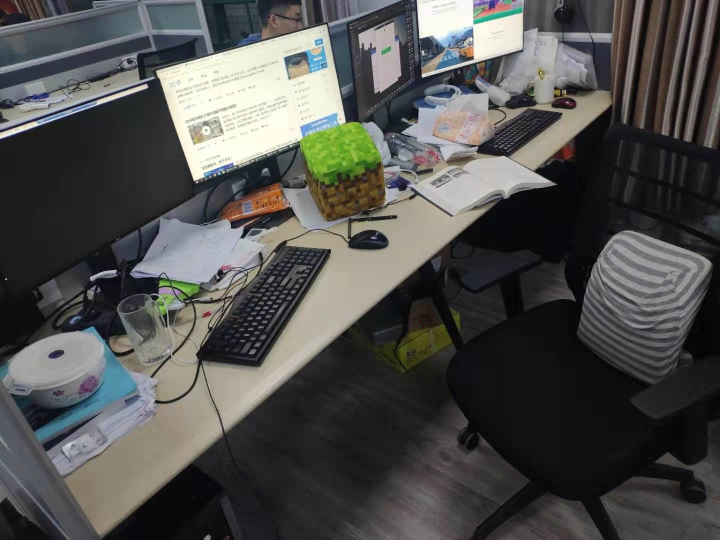
//> input picture image/first.jpg, 1440 x 1080 px (shown at 1/2 size)
$ ./test   (built with g++ and OpenCV 4)
//> lines starting //> are read from the running program, lines starting //| are printed output that depends on the picture
#include <iostream>
#include <opencv2/opencv.hpp>
#include <vector>
#include <list>
#include <memory>
#include <cmath>
#include <algorithm>
#include <string>
#include <chrono>
using namespace std;
using namespace cv;

Mat total_img;

struct TreeNode{
    vector<KeyPoint> keypoints;
    int iniX, finalX, iniY, finalY;
    TreeNode(){}
    TreeNode(vector<KeyPoint> keypoints, int iniX, int finalX, int iniY, int finalY):keypoints(std::move(keypoints)), iniX(iniX), finalX(finalX),
        iniY(iniY), finalY(finalY){
    }

    vector<TreeNode> divide_nodes(){
        vector<TreeNode> result(4);
        int middleX = (iniX + finalX)/2, middleY = (iniY + finalY)/2;
        vector<KeyPoint> keypoints_set[4];
        for(auto &keypoint:keypoints){
            if(keypoint.pt.x < middleX && keypoint.pt.y < middleY)
                keypoints_set[0].push_back(keypoint);
            else if(keypoint.pt.x < middleX && keypoint.pt.y > middleY)
                keypoints_set[1].push_back(keypoint);
            else if(keypoint.pt.x > middleX && keypoint.pt.y < middleY)
                keypoints_set[2].push_back(keypoint);
            else if(keypoint.pt.x > middleX && keypoint.pt.y > middleY)
                keypoints_set[3].push_back(keypoint);
        }
        result[0] = std::move(TreeNode(keypoints_set[0], iniX, middleX, iniY, middleY));
        result[1] = std::move(TreeNode(keypoints_set[1], iniX, middleX, middleY, finalY));
        result[2] = std::move(TreeNode(keypoints_set[2], middleX, finalX, iniY, middleY));
        result[3] = std::move(TreeNode(keypoints_set[3], middleX, finalX, middleY, finalY));
        return std::move(result);
    }
};

class ORBextractor{
public:
    int nlevels;
    double scale = 1.2;
    vector<double> mvScale;
    vector<double> mvInvScale;
    vector<Mat> img_pyramid;
    int iniThred = 20, nextThred = 7;
    double unitNumber;
    int W = 30;
    int N = 1000;
    using listIter = list<TreeNode>::iterator;
    struct ptr2nkp{
        listIter it;
        int nkp;
        ptr2nkp(listIter it, int nkp):it(it), nkp(nkp){}
    };

    ORBextractor(int nlevels):nlevels(nlevels){
        for(int i = 0; i < nlevels; i++){
            mvScale.emplace_back(pow(scale, i));
            mvInvScale.emplace_back(1.0/mvScale[i]);
        }
        img_pyramid = vector<Mat>(nlevels);
        unitNumber = N * (scale - 1) / (pow(scale, nlevels) - 1);
    }

    void computePyramid(Mat img){
        int height = img.size().height;
        int width = img.size().width;
        img_pyramid[0] = img;
        for(int i = 1; i < nlevels; i++){
            double scale = mvInvScale[i];
            Size size(width*scale, height*scale);
            resize(img_pyramid[i-1], img_pyramid[i], size, 0, 0, INTER_LINEAR);
        }
    }

    int visitNodeList(list<TreeNode> & nodes_lst, listIter iniIter, listIter finalIter, int nkp_level, std::function<listIter(listIter)> updateIter = [](listIter iter){return ++iter;}){
        vector<TreeNode> nodes_divided;
        int n = nodes_lst.size();
//        FILE *file = fopen("/home/taokun/test.dot", "a");
        for(auto it = iniIter; it != finalIter; it = updateIter(it)){
            if(it->keypoints.size() >= 2){
                nodes_divided = it->divide_nodes();
                for(auto & node:nodes_divided){
                    if(node.keypoints.size() >= 1){
                        nodes_lst.insert(it, node);
                        n++;
//                        fprintf(file, "\"(%d,%d,%d,%d)\" -> \"(%d,%d,%d,%d)\"\n", it->iniX, it->finalX, it->iniY, it->finalY, node.iniX, node.finalX, node.iniY, node.finalY);
                    }
                }
                it = nodes_lst.erase(it);
                n--;
                it--;
            }
            if(n > nkp_level){
                return n;
            }
        }
//        fclose(file);
        return n;
    }

    vector<KeyPoint> quadTreeDistributation(vector<KeyPoint> & keypoints, int nkp_level, int iniX, int finalX, int iniY, int finalY){
       TreeNode node(keypoints, iniX, finalX, iniY, finalY);
       vector<KeyPoint> result;
       list<TreeNode> nodes_lst{node};
       int n = 1;
       int last_n;
       while(n < N){
           last_n = n;
           n = visitNodeList(nodes_lst, nodes_lst.begin(), nodes_lst.end(), nkp_level);
           if(last_n == n || n >= nkp_level){
               break;
           }
           if(n + 3 * (n - last_n) >= nkp_level){
               vector<ptr2nkp> map_ptr2nkp;
               map_ptr2nkp.reserve(n + 1);
               map_ptr2nkp.emplace_back(listIter(nullptr), -1);
               for(auto it = nodes_lst.begin(); it != nodes_lst.end(); it++){
                   map_ptr2nkp.emplace_back(it, it->keypoints.size());
               }
               sort(map_ptr2nkp.begin(), map_ptr2nkp.end(), [](const ptr2nkp & A, const ptr2nkp & B){return A.nkp > B.nkp;});
               vector<ptr2nkp>::iterator vec_it = map_ptr2nkp.begin();

               auto updateIterStragety = [&vec_it](listIter it){vec_it++; listIter result = vec_it->it; return result;};

               visitNodeList(nodes_lst, map_ptr2nkp.front().it, map_ptr2nkp.back().it, nkp_level, updateIterStragety);

               break;
           }
       }

       for(auto it = nodes_lst.begin(); it != nodes_lst.end(); it++){
           auto max_it = max_element(it->keypoints.begin(), it->keypoints.end(), [](const KeyPoint &A, const KeyPoint & B){return A.response < B.response;});
           result.emplace_back(*max_it);
       }
       return move(result);
    }

    vector<KeyPoint> extractFeature(Mat img){
        computePyramid(img);
        vector<KeyPoint> keypoints;
        int width0 = img.size().width, height0 = img.size().height;

        for(int level = 0; level < nlevels; level++){
            Mat img_level = img_pyramid[level];
            int height = img_level.size().height, width = img_level.size().width;
            int nGridX = (width + W - 1)/W, nGridY = (height + W - 1)/W;
            int expected_nkp = N * mvInvScale[level] / (nGridX * nGridY);
            vector<KeyPoint> keypoints_level;

            for(int i = 0; i < nGridX; i++){
                for(int j = 0; j < nGridY; j++){
                    vector<KeyPoint> keypoints_subimg;
                    int iniGridX = i*W, iniGridY = j * W;
                    int finalGridX = std::min(width, iniGridX + W);
                    int finalGridY = std::min(height, iniGridY + W);
                    Mat img_sub = img_level.rowRange(iniGridY, finalGridY).colRange(iniGridX, finalGridX);
                    FAST(img_sub, keypoints_subimg, iniThred, true);
                    if(keypoints_subimg.empty()){
                        FAST(img_sub, keypoints_subimg, nextThred, true);
                    }

                    //recover the global coordinate from region coordinate.
                    for(auto & keypoint:keypoints_subimg){
                        keypoint.pt.x = (keypoint.pt.x + iniGridX) * mvScale[level];
                        keypoint.pt.y = (keypoint.pt.y + iniGridY) * mvScale[level];
                    }
                    keypoints_level.insert(keypoints_level.end(), keypoints_subimg.begin(), keypoints_subimg.end());

                }
            }
            Mat img_level_out = img.clone();

            for(auto&& keypoint:keypoints_level){
                circle(img_level_out, keypoint.pt, 2, keypoint.response, -1, 8);
            }

//            drawKeypoints(img, keypoints_level, img_level_out);
            imwrite(format("/home/taokun/undistorded-level-%d.png", level), img_level_out);

            keypoints_level = quadTreeDistributation(keypoints_level, unitNumber * mvScale[nlevels - 1 - level], 0,
                                                         width0, 0, height0);


            drawKeypoints(img, keypoints_level, img_level_out);
            imwrite(format("/home/taokun/distributed-level-%d.png", level), img_level_out);
            cout << keypoints_level.size() << endl;

            keypoints.insert(keypoints.end(), keypoints_level.begin(), keypoints_level.end());
        }
        return std::move(keypoints);
    }
};

int main(){
    cout << "hello, world" << endl;
    Mat img = imread("/home/taokun/Picture/first.jpg"), outImg;
//> img is the input picture: 1080 rows x 1440 cols, CV_8UC3; mean B, G, R 78.5, 79.9, 80.1
    total_img = img.clone();
    cvtColor(img, img, COLOR_RGB2GRAY);
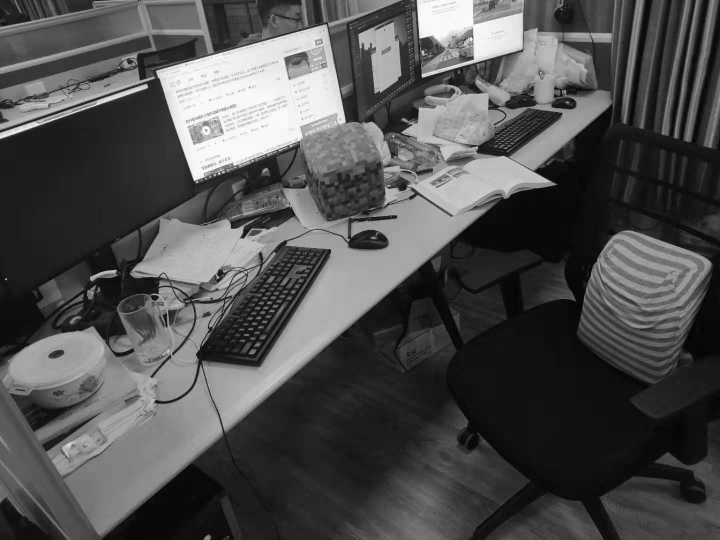
//> img: 1080 rows x 1440 cols, CV_8UC1 (shown at 1/2 size); min 0, max 255, mean 79.6
    ORBextractor *orb = new ORBextractor(8);
    vector<KeyPoint> kps = orb->extractFeature(img);
//> the loop in extractFeature, `for(int level = 0; level < nlevels; level++)` made 8 passes
//> pass 1, in extractFeature, `imwrite(format("/home/taokun/undistorded-level-%d.png", level), img_le..`:
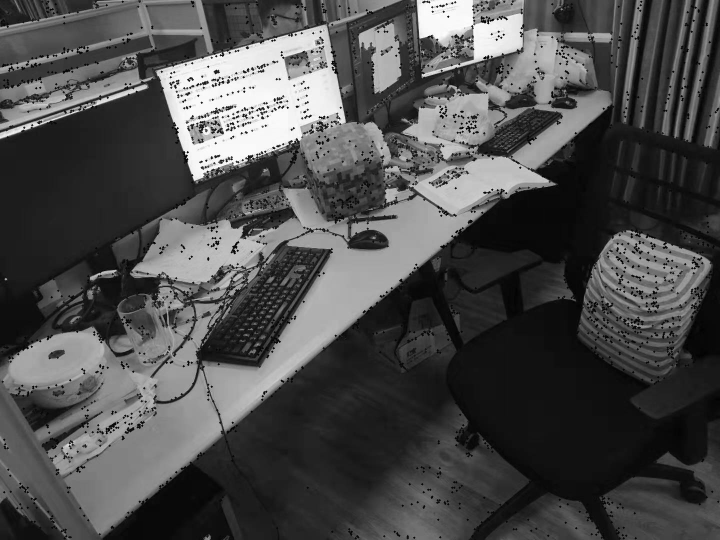
//> saved as undistorded-level-0.png: 1080 rows x 1440 cols, CV_8UC1 (shown at 1/2 size); min 0, max 255, mean 76.3
//> pass 2, in extractFeature, `imwrite(format("/home/taokun/undistorded-level-%d.png", level), img_le..`:
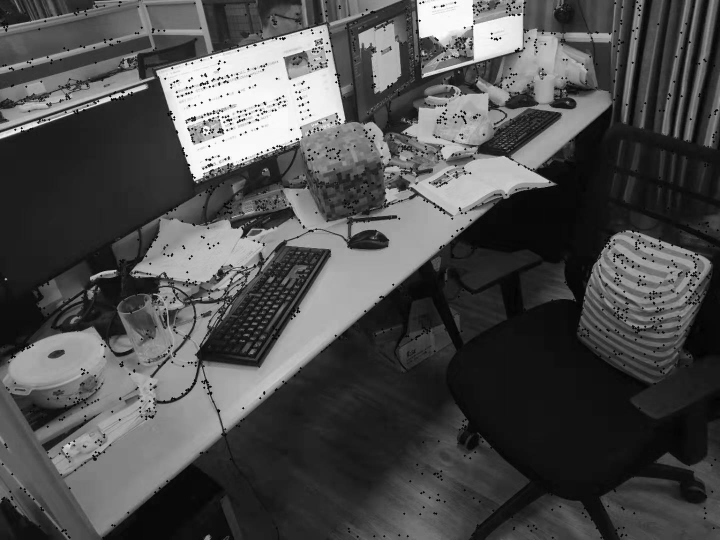
//> saved as undistorded-level-1.png: 1080 rows x 1440 cols, CV_8UC1 (shown at 1/2 size); min 0, max 255, mean 77.5
//> kps = 1011 keypoints; strongest (x, y, size): (845, 149, 7), (844, 151, 7), (11, 558, 7), (845, 154, 7)
    drawKeypoints(img, kps, outImg);
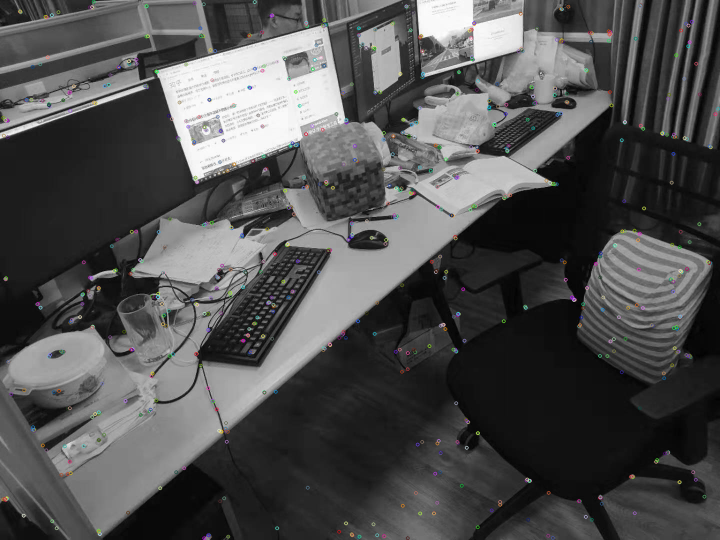
//> outImg: 1080 rows x 1440 cols, CV_8UC3 (shown at 1/2 size); mean B, G, R 80, 80, 80
    imwrite("/home/taokun/result.jpg", outImg);
    return 0;
}
